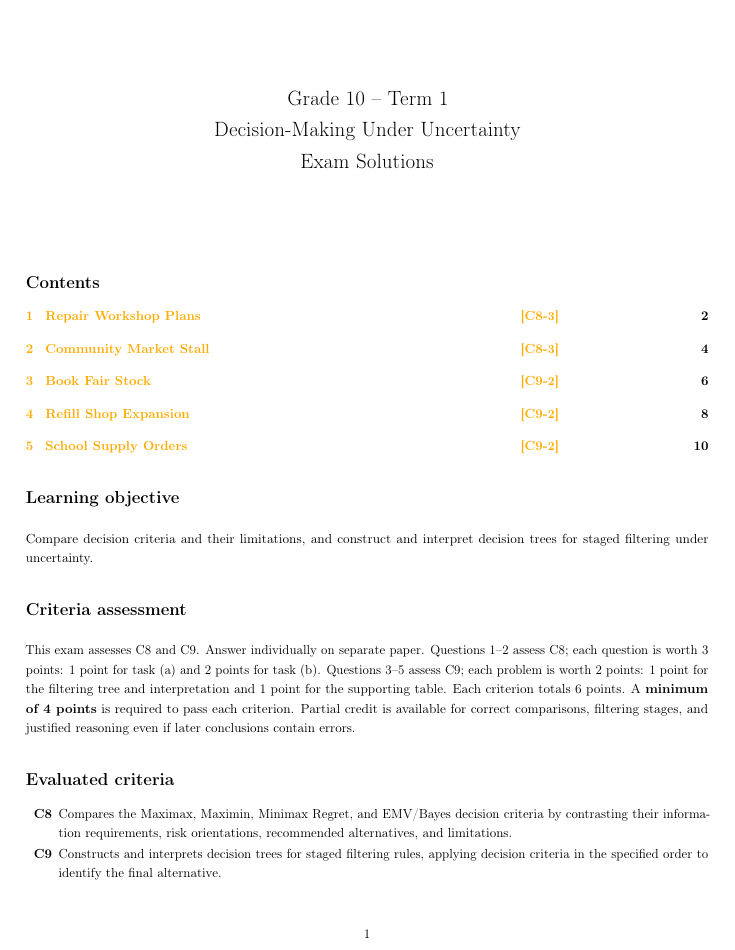
#> input picture .exam-build-check/c8c9c10-solution/page-01.png, 735 x 950 px; its folder holds only this picture in this run
$ python contact.py
#> lines starting #> are read from the running program, lines starting #| are printed output that depends on the picture
from PIL import Image,ImageOps,ImageDraw
from pathlib import Path
b=Path('.exam-build-check/c8c9c10-solution')
files=sorted(b.glob('page-*.png'))
for start in range(0,len(files),4):
 sheet=Image.new('RGB',(1300,1720),'#b0b0b0')
#> sheet: PIL image 1300x1720 RGB; every value is 176
 for j,p in enumerate(files[start:start+4]):
  im=Image.open(p);im.thumbnail((640,820)); x=(j%2)*650;y=(j//2)*860
#> further down, im is the input picture: PIL image 735x950 RGB; mean R, G, B 250.5, 250.2, 249.6
  sheet.paste(im,(x,y+25));ImageDraw.Draw(sheet).text((x+10,y+5),p.stem,fill='black')
#> after `sheet.paste(im, (x, y + 25))`:
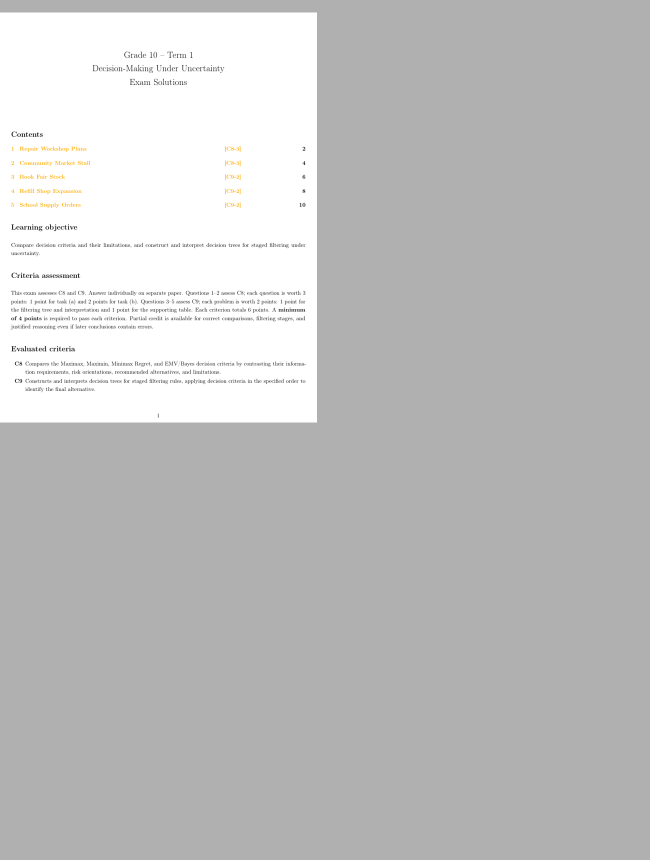
#> sheet: PIL image 1300x1720 RGB (shown at 1/2 size); mean R, G, B 193.3, 193.2, 193.1
 sheet.save(b/f'contact-{start//4}.png')

$ run again, on .exam-build-check/c8c9c10-solution/page-05.png
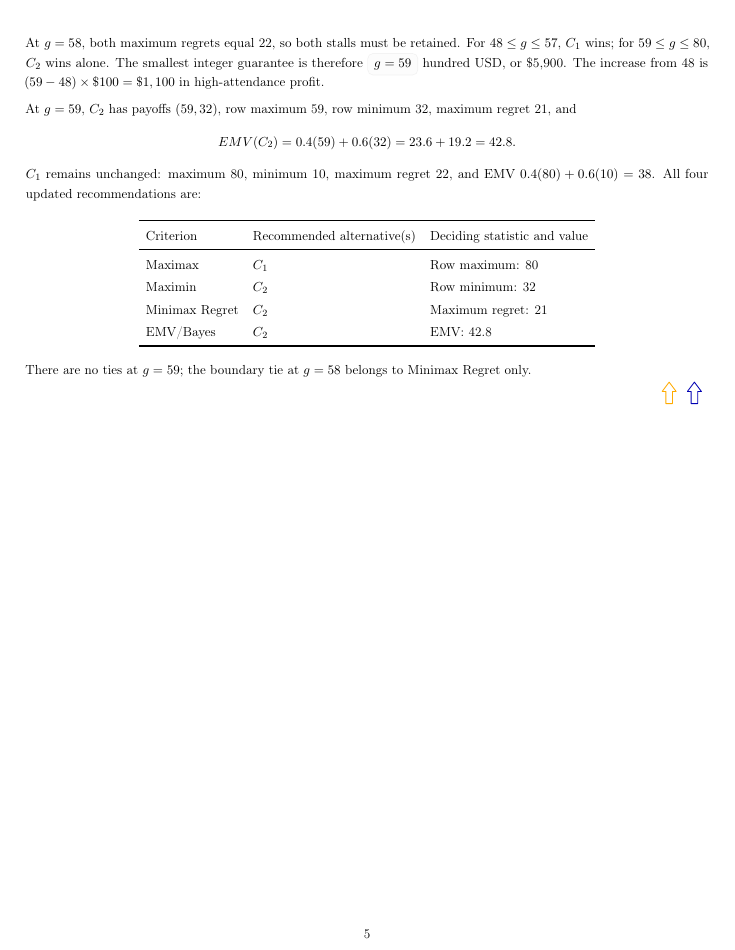
#> input picture .exam-build-check/c8c9c10-solution/page-05.png, 735 x 950 px
#> im is the input picture: PIL image 735x950 RGB; mean R, G, B 251.4, 251.4, 251.4
#> im: PIL image 634x820 RGB
#> `sheet.paste(im, (x, y + 25))`:
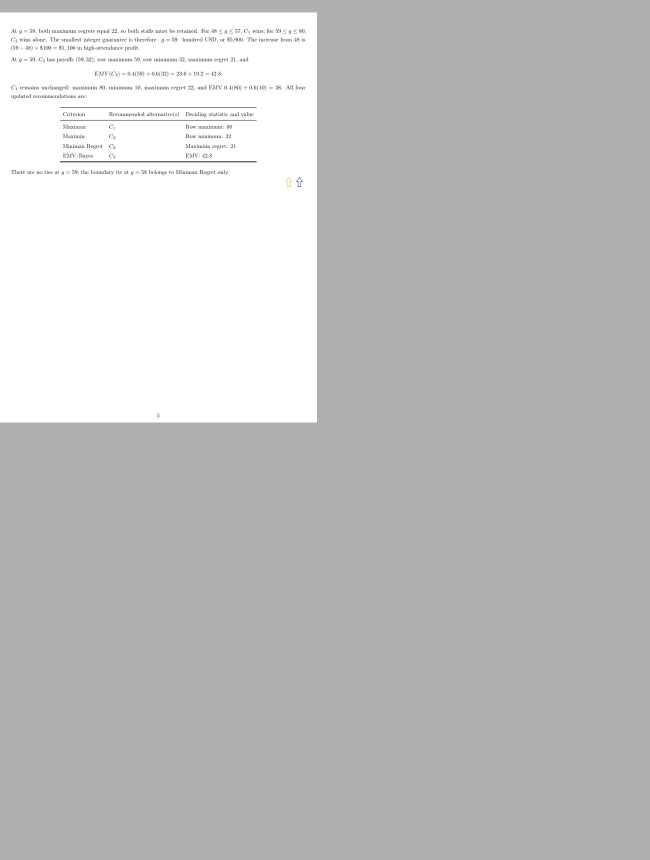
#> sheet: PIL image 1300x1720 RGB (shown at 1/2 size); mean R, G, B 193.5, 193.5, 193.5

$ run again, on .exam-build-check/c8c9c10-solution/page-06.png
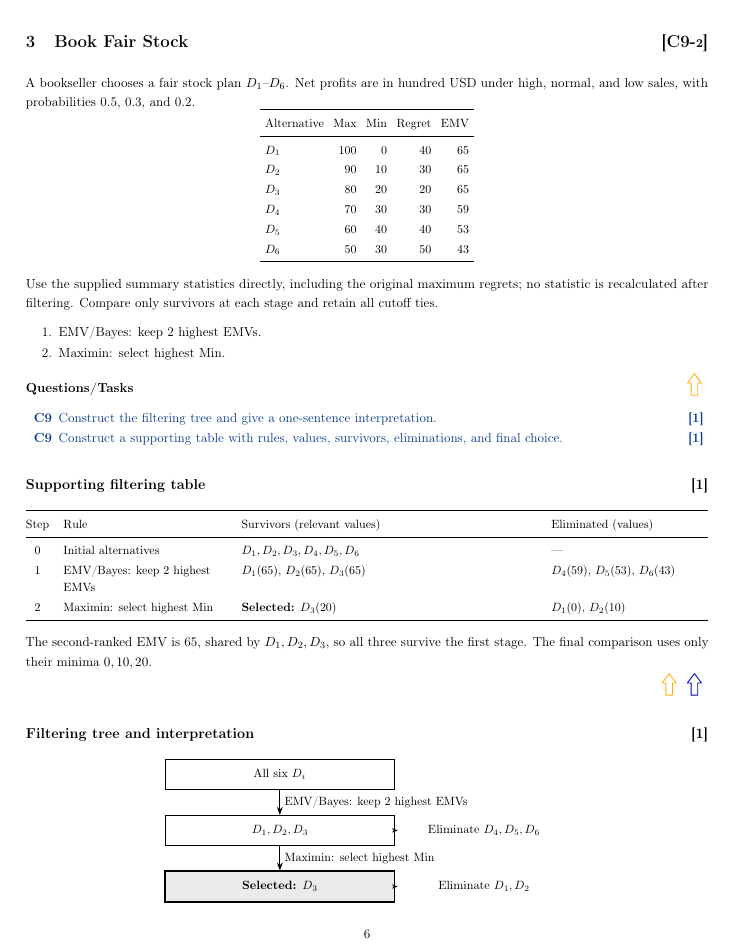
#> input picture .exam-build-check/c8c9c10-solution/page-06.png, 735 x 950 px
#> im is the input picture: PIL image 735x950 RGB; mean R, G, B 248.3, 248.4, 248.6
#> im: PIL image 634x820 RGB
#> `sheet.paste(im, (x, y + 25))`:
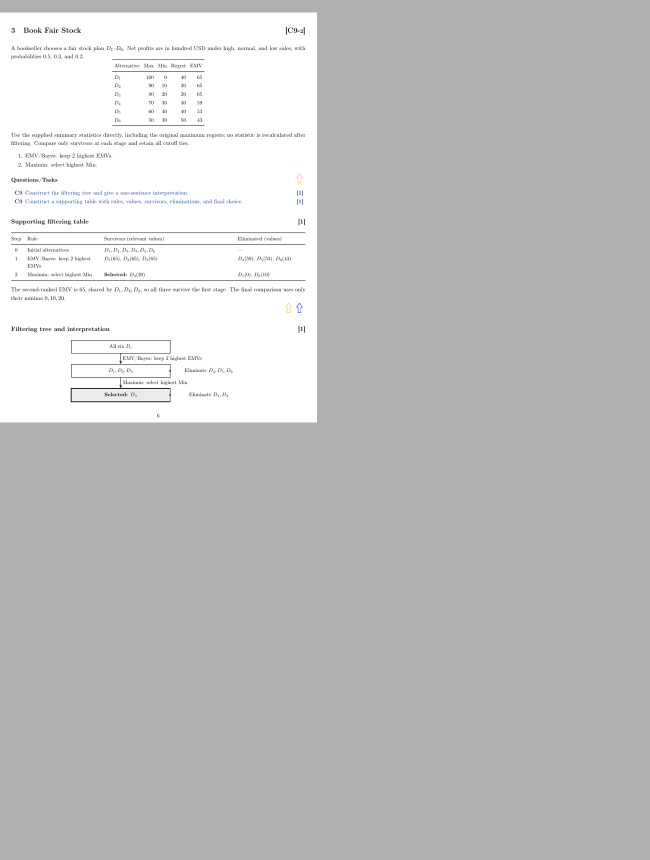
#> sheet: PIL image 1300x1720 RGB (shown at 1/2 size); mean R, G, B 192.7, 192.8, 192.8

$ run again, on .exam-build-check/c8c9c10-solution/page-07.png
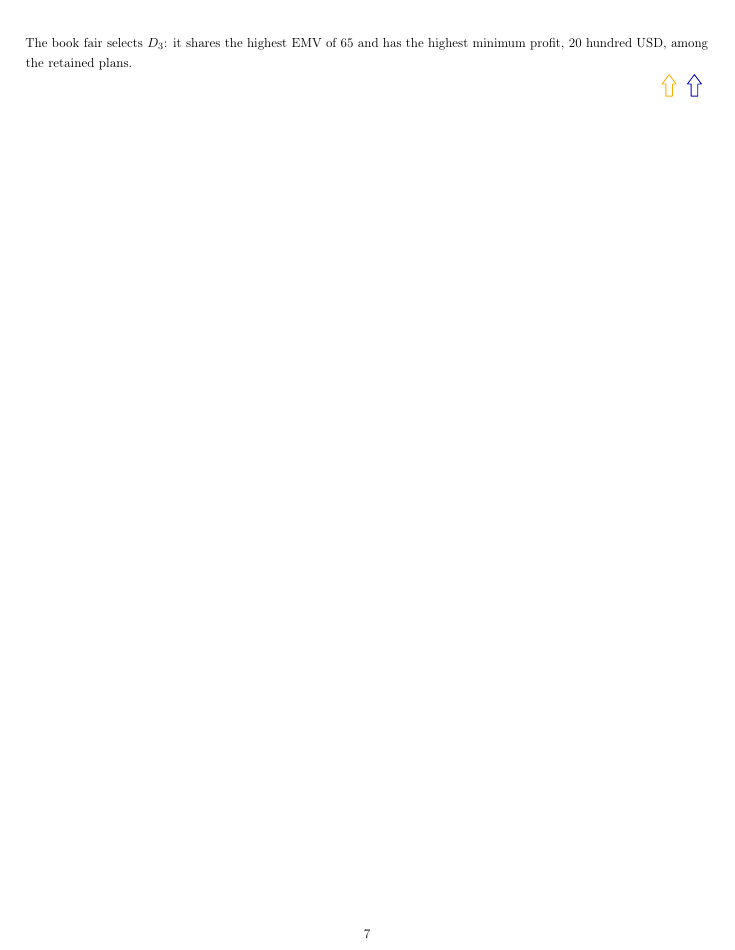
#> input picture .exam-build-check/c8c9c10-solution/page-07.png, 735 x 950 px
#> im is the input picture: PIL image 735x950 RGB; mean R, G, B 254.5, 254.5, 254.5
#> im: PIL image 634x820 RGB
#> `sheet.paste(im, (x, y + 25))`:
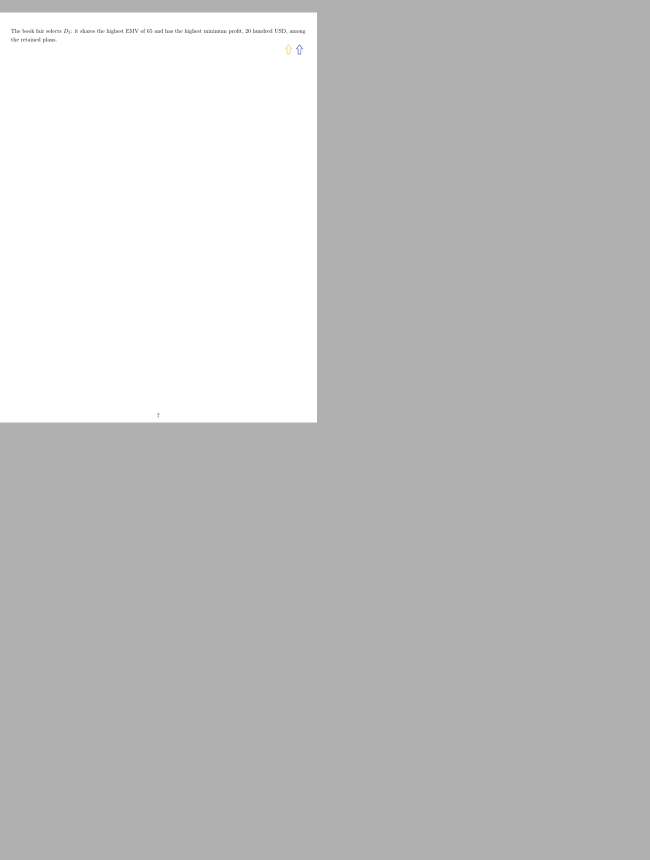
#> sheet: PIL image 1300x1720 RGB (shown at 1/2 size); mean R, G, B 194.2, 194.2, 194.2

$ run again, on .exam-build-check/c8c9c10-solution/page-02.png
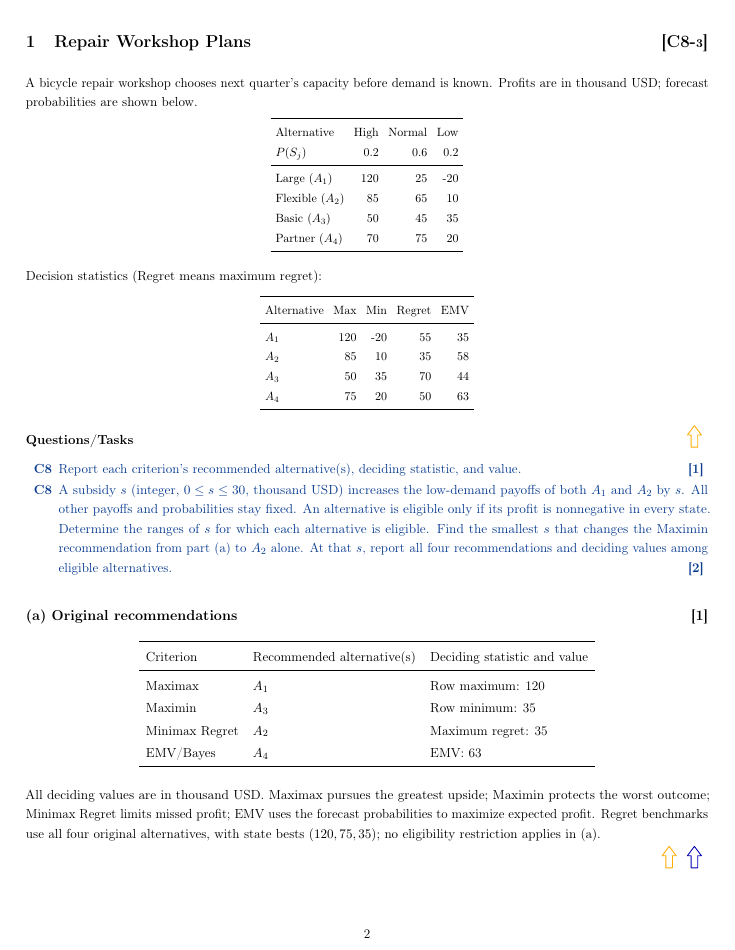
#> input picture .exam-build-check/c8c9c10-solution/page-02.png, 735 x 950 px
#> im is the input picture: PIL image 735x950 RGB; mean R, G, B 248.4, 248.7, 249.4
#> im: PIL image 634x820 RGB
#> `sheet.paste(im, (x, y + 25))`:
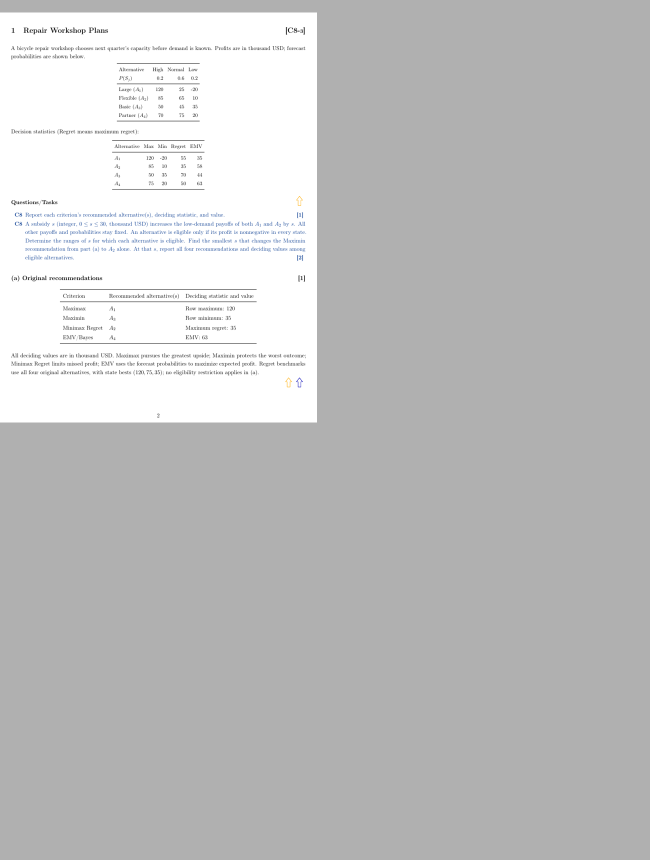
#> sheet: PIL image 1300x1720 RGB (shown at 1/2 size); mean R, G, B 192.8, 192.8, 193
